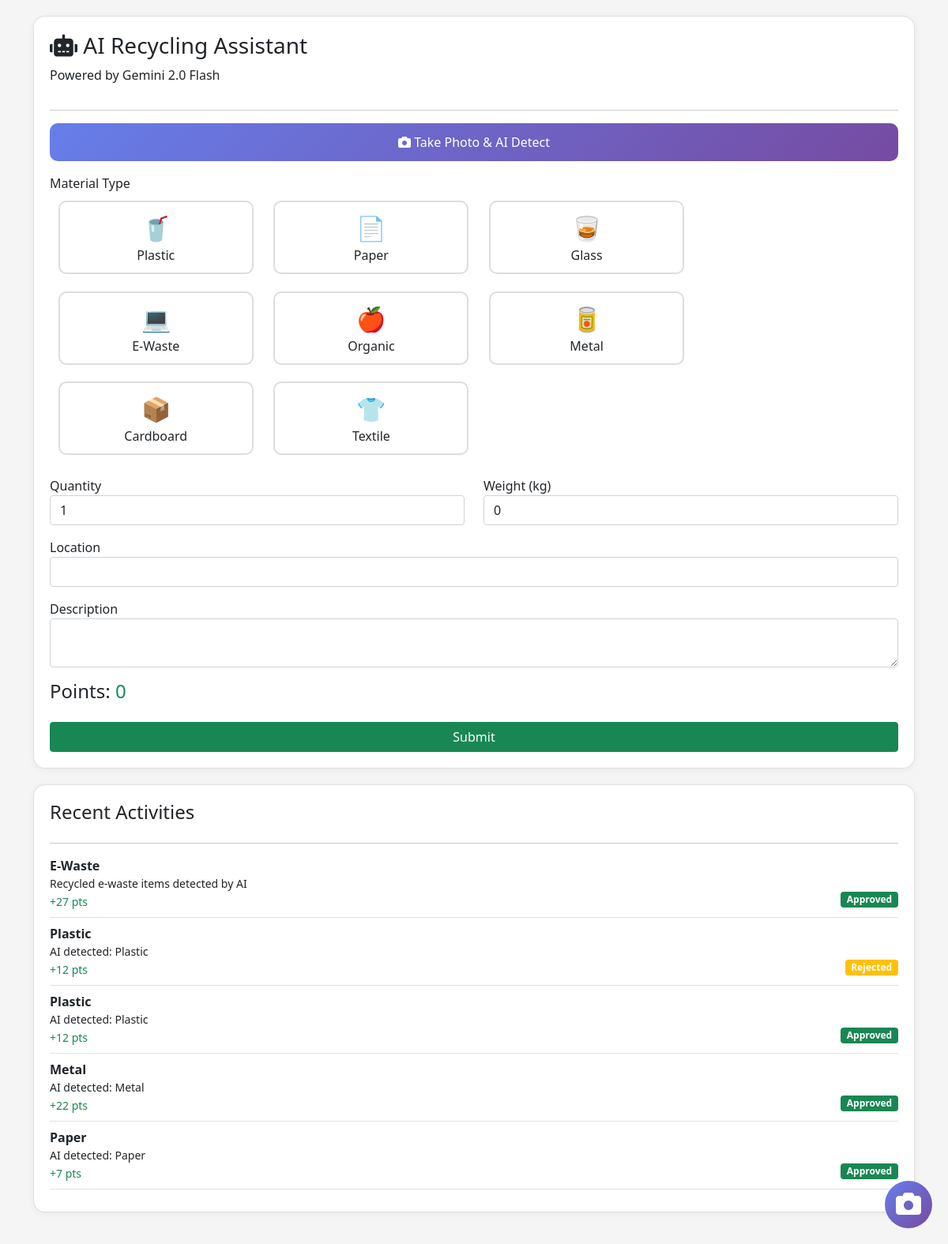
Page /activity_simple.php (signed in) on the committed database.
### tables this page shows
CREATE TABLE `activities` (
  `id` int(11) NOT NULL,
  `user_id` int(11) NOT NULL,
  `activity_type` varchar(50) NOT NULL,
  `description` text DEFAULT NULL,
  `quantity` int(11) DEFAULT 1,
  `weight` decimal(5,2) DEFAULT 0.00,
  `points_earned` int(11) DEFAULT 0,
  `image_path` varchar(255) DEFAULT NULL,
  `location` varchar(255) DEFAULT NULL,
  `latitude` decimal(10,8) DEFAULT NULL,
  `longitude` decimal(11,8) DEFAULT NULL,
  `status` enum('pending','approved','rejected') DEFAULT 'pending',
  `ai_verified` tinyint(1) DEFAULT 0,
  `ai_confidence` decimal(5,2) DEFAULT NULL,
  `admin_notes` text DEFAULT NULL,
  `created_at` timestamp NOT NULL DEFAULT current_timestamp(),
  `approved_at` timestamp NULL DEFAULT NULL,
  `approved_by` int(11) DEFAULT NULL
);

### activity_simple.php (the view, shortened to what this page needs)
<?php
$conn = getConnection();
$user_id = $_SESSION['user_id'];
$activity_types = [
    'Plastic' => ['points' => 10, 'icon' => '🥤'],
    'Paper' => ['points' => 5, 'icon' => '📄'],
    'Glass' => ['points' => 15, 'icon' => '🥃'],
    'E-Waste' => ['points' => 25, 'icon' => '💻'],
    'Organic' => ['points' => 8, 'icon' => '🍎'],
    'Metal' => ['points' => 20, 'icon' => '🥫'],
    'Cardboard' => ['points' => 5, 'icon' => '📦'],
    'Textile' => ['points' => 12, 'icon' => '👕']
];
$recentQuery = "SELECT * FROM activities WHERE user_id = ? ORDER BY created_at DESC LIMIT 5";
$stmt = $conn->prepare($recentQuery);
$stmt->bind_param("i", $user_id);
$stmt->execute();
$recentActivities = $stmt->get_result();
?>
<!DOCTYPE html>
<html lang="en">
<head>
    <link href="https://cdn.jsdelivr.net/npm/bootstrap@5.1.3/dist/css/bootstrap.min.css" rel="stylesheet">
    <link rel="stylesheet" href="https://cdnjs.cloudflare.com/ajax/libs/font-awesome/6.0.0/css/all.min.css">
</head>
<body>
    <div class="container">
        <div class="card">
            <h3><i class="fas fa-robot"></i> AI Recycling Assistant</h3>
            <p>Powered by Gemini 2.0 Flash</p>
            <hr>
            <button class="btn-ai" data-bs-toggle="modal" data-bs-target="#cameraModal">
                <i class="fas fa-camera"></i> Take Photo & AI Detect
            </button>
            <form method="POST" id="activityForm">
                <div class="mt-3">
                    <label>Material Type</label>
                    <div id="activityTypes">
                        <?php foreach ($activity_types as $type => $data): ?>
                        <div class="activity-option" data-type="<?php echo $type; ?>" data-points="<?php echo $data['points']; ?>">
                            <div class="activity-icon"><?php echo $data['icon']; ?></div>
                            <div><?php echo $type; ?></div>
                        </div>
                        <?php endforeach; ?>
                    </div>
                </div>
                <div class="row mt-3">
                    <div class="col-6">
                        <label>Quantity</label>
                        <input type="number" class="form-control" name="quantity" id="quantity" min="1" value="1">
                    </div>
                    <div class="col-6">
                        <label>Weight (kg)</label>
                        <input type="number" class="form-control" name="weight" id="weight" step="0.1" value="0">
                    </div>
                </div>
                <div class="mt-3">
                    <label>Location</label>
                    <input type="text" class="form-control" name="location">
                </div>
                <div class="mt-3">
                    <label>Description</label>
                    <textarea class="form-control" name="description" rows="2" required></textarea>
                </div>
                <div class="mt-3">
                    <h4>Points: <span id="totalPoints" class="text-success">0</span></h4>
                </div>
                <button type="submit" name="submit_activity" class="btn btn-success w-100 mt-3">Submit</button>
            </form>
        </div>
        <div class="card">
            <h4>Recent Activities</h4>
            <hr>
            <?php while($act = $recentActivities->fetch_assoc()): ?>
                <div class="border-bottom pb-2 mb-2">
                    <strong><?php echo $act['activity_type']; ?></strong>
                    <p class="mb-0 small"><?php echo substr($act['description'], 0, 50); ?></p>
                    <small class="text-success">+<?php echo $act['points_earned']; ?> pts</small>
                    <span class="float-end badge bg-<?php echo $act['status'] == 'approved' ? 'success' : 'warning'; ?>"><?php echo ucfirst($act['status']); ?></span>
                </div>
            <?php endwhile; ?>
        </div>
    </div>
    <button class="camera-btn" data-bs-toggle="modal" data-bs-target="#cameraModal">
        <i class="fas fa-camera fa-2x"></i>
    </button>
</body>
</html>

### activity_simple.php (style rules this page uses)
body { background: #f5f5f5; padding: 20px; }
.card { background: white; border-radius: 15px; padding: 20px; margin-bottom: 20px; box-shadow: 0 2px 10px rgba(0,0,0,0.05); }
.activity-option { cursor: pointer; border: 2px solid #ddd; border-radius: 10px; padding: 10px; text-align: center; display: inline-block; width: 23%; margin: 1%; }
.activity-icon { font-size: 30px; }
.btn-ai { background: linear-gradient(135deg, #667eea 0%, #764ba2 100%); color: white; padding: 12px; width: 100%; border-radius: 10px; border: none; }
.camera-btn { position: fixed; bottom: 20px; right: 20px; width: 60px; height: 60px; border-radius: 50%; background: linear-gradient(135deg, #667eea 0%, #764ba2 100%); color: white; border: none; }

### rows in the picture
activities: activity_type "E-Waste", description "Recycled e-waste items detected by AI", points_earned "27", status "Approved"
activities: activity_type "Plastic", description "AI detected: Plastic", points_earned "12", status "Rejected"
activities: activity_type "Plastic", description "AI detected: Plastic", points_earned "12", status "Approved"
activities: activity_type "Metal", description "AI detected: Metal", points_earned "22", status "Approved"
activities: activity_type "Paper", description "AI detected: Paper", points_earned "7", status "Approved"

### other values in the picture
$data['icon'] "🥤"
$type "Plastic"
$data['icon'] "📄"
$type "Paper"
$data['icon'] "🥃"
$type "Glass"
$data['icon'] "💻"
$type "E-Waste"
$data['icon'] "🍎"
$type "Organic"
$data['icon'] "🥫"
$type "Metal"
$data['icon'] "📦"
$type "Cardboard"
$data['icon'] "👕"
